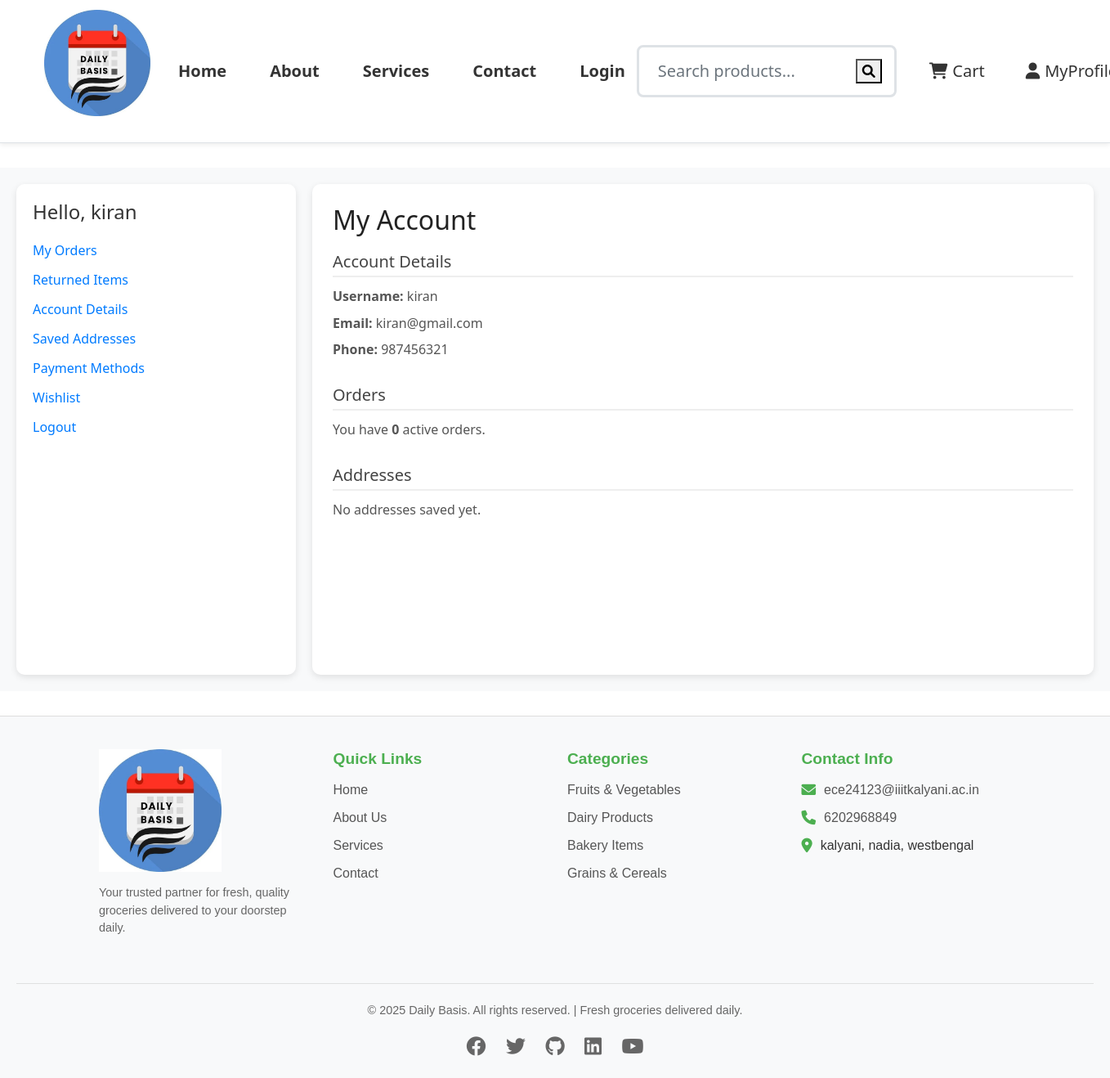
The page /myProfile/ (signed in) on the database its author committed.
### dbApp/models.py (models this page shows, shortened)
class UserData(models.Model):
    username = models.CharField(max_length=122, unique=True)
    email = models.EmailField(max_length=122, unique=True)
    phone = models.CharField(max_length=15, blank=True, null=True)
    password = models.CharField(max_length=255)  # will store hashed password

### dbApp/views.py (the view)
# urls.py: path('myProfile/', include('dbApp.urls')),
def myProfile(request):
    user_id = request.session.get('user_id')
    if not user_id:
        return redirect('login')
    user = UserData.objects.get(id=user_id)
    return render(request, 'dbApp/myProfile.html', {'user': user})

### templates/dbApp/myProfile.html
{% extends "dbApp/base.html" %}
{% load static %}
{% block content %}
<div class="profile-container">
    <div class="profile-sidebar">
        <h2>Hello, {{ user.username }}</h2>
        <ul>
            <li><a href="#">My Orders</a></li>
            <li><a href="#">Returned Items</a></li>
            <li><a href="#">Account Details</a></li>
            <li><a href="{% url 'saved_addresses' %}">Saved Addresses</a></li>
            <li><a href="#">Payment Methods</a></li>
            <li><a href="#">Wishlist</a></li>
            <li><a href="{% url 'logout' %}">Logout</a></li>
        </ul>
    </div>
    <div class="profile-main">
        <h1>My Account</h1>
        <div class="profile-section">
            <h3>Account Details</h3>
            <p><strong>Username:</strong> {{ user.username }}</p>
            <p><strong>Email:</strong> {{ user.email }}</p>
            <p><strong>Phone:</strong> {{ user.phone }}</p>
        </div>
        <div class="profile-section">
            <h3>Orders</h3>
            <p>You have <strong>0</strong> active orders.</p>
        </div>
        <div class="profile-section">
            <h3>Addresses</h3>
            <p>No addresses saved yet.</p>
        </div>
    </div>
</div>
{% endblock %}

### static/css/base.css (style rules this page uses)
:root { --primary-color: #28a745; --primary-dark: #218838; --secondary-color: #f8f9fa; --text-color: #333; --light-text-color: #6c757d; --border-color: #dee2e6; --white: #ffffff; }
body { font-family: 'Segoe UI', Arial, sans-serif; margin: 0; padding: 0; box-sizing: border-box; display: flex; flex-direction: column; min-height: 50vh; background-color: #fff; color: var(--text-color); }

### static/css/style.css (style rules this page uses)
:root { --primary-color: #28a745; --primary-dark: #218838; --secondary-color: #f8f9fa; --text-color: #333; --light-text-color: #6c757d; --border-color: #dee2e6; --white: #ffffff; }
body { font-family: 'Segoe UI', Arial, sans-serif; margin: 0; padding: 0; box-sizing: border-box; display: flex; flex-direction: column; min-height: 50vh; background-color: #fff; color: var(--text-color); }

### static/css/myProfile.css (style rules this page uses)
.profile-container { display: flex; min-height: 80vh; background: #f8f9fa; padding: 20px; gap: 20px; }
.profile-sidebar { flex: 1; background: #fff; padding: 20px; border-radius: 10px; box-shadow: 0 3px 8px rgba(0,0,0,0.1); }
.profile-sidebar h2 { font-size: 1.5rem; margin-bottom: 20px; color: #333; }
.profile-sidebar ul { list-style: none; padding: 0; }
.profile-sidebar ul li { margin: 12px 0; }
.profile-sidebar ul li a { text-decoration: none; color: #007bff; font-weight: 500; }
.profile-main { flex: 3; background: #fff; padding: 25px; border-radius: 10px; box-shadow: 0 3px 8px rgba(0,0,0,0.1); }
.profile-main h1 { font-size: 2rem; margin-bottom: 20px; color: #222; }
.profile-section { margin-bottom: 30px; }
.profile-section h3 { font-size: 1.25rem; margin-bottom: 10px; color: #444; border-bottom: 2px solid #eee; padding-bottom: 5px; }
.profile-section p { font-size: 1rem; margin: 5px 0; color: #555; }

### static/css/aboutus.css (style rules this page uses)
h2 { font-size: 32px; font-weight: bold; margin-bottom: 15px; color: #2e7d32; }
p { color: #555; line-height: 1.7; }

### rows shown on the page
UserData: username "kiran", email "kiran@gmail.com", phone "987456321"
